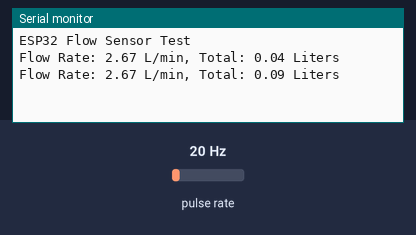
Recording of a sketch running on a simulated ESP32. On the bench: the last lines printed to the serial monitor. Wiring (inferred from the names in the program): pulse sensor: data GPIO 2. Inputs (shaded band) come from the test bench; at power-on: pulse rate 20 Hz.

Above: at 2.2 s.
2.3 s: pulse rate (sensor on GPIO 2) set to 4 Hz
At 3.6 s:
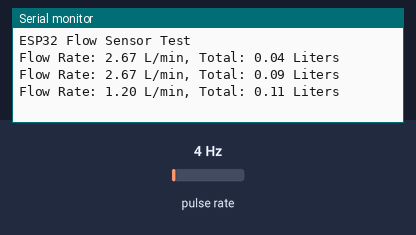
3.8 s: pulse rate (sensor on GPIO 2) set to 50 Hz
At 4.8 s:
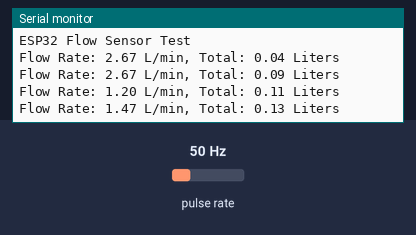
Timing chart, 0 to 6.8 s (numbered marks = the images above; inputs shaded):
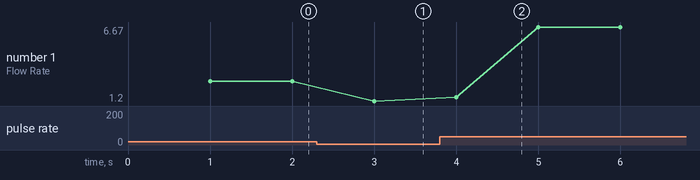

Measured:
- after the input at 2.3 s, the serial monitor: prints a new line after 0.70 s (image 1)
- after the input at 3.8 s, the serial monitor: prints a new line after 0.20 s (image 2)
- plotted number 1: 2.67 → 1.2 after the input at 2.3 s, 1.2 → 6.67 after the input at 3.8 s

The sketch:

test_fuel_sensor_nov9.ino
```cpp
// #include <LiquidCrystal.h>

// LCD pin configuration (adjust if needed)
// LiquidCrystal lcd(7, 8, 9, 10, 11, 12);

// Flow sensor pin
#define FLOWSENSORPIN 2

// Pulse counter
volatile uint16_t pulses = 0;

// Timing variables
unsigned long oldTime = 0;
float flowRate = 0.0;
float liters = 0.0;

// Interrupt service routine
void IRAM_ATTR flowISR() {
  pulses++;
}

void setup() {
  Serial.begin(115200);
  Serial.println("ESP32 Flow Sensor Test");

  // lcd.begin(16, 2);
  // lcd.setCursor(0, 0);
  // lcd.print("Initializing...");

  pinMode(FLOWSENSORPIN, INPUT_PULLUP);
  attachInterrupt(digitalPinToInterrupt(FLOWSENSORPIN), flowISR, RISING);

  delay(1000);
  // lcd.clear();
}

void loop() {
  unsigned long currentTime = millis();
  unsigned long elapsedTime = currentTime - oldTime;

  if (elapsedTime >= 1000) { // Update every second
    flowRate = (pulses / 7.5); // Hz to L/min for plastic sensor
    liters += (flowRate / 60.0); // L/min to Liters per second

    // lcd.setCursor(0, 0);
    // lcd.print("Rate: ");
    // lcd.print(flowRate, 2);
    // lcd.print(" L/min");

    // lcd.setCursor(0, 1);
    // lcd.print("Total: ");
    // lcd.print(liters, 2);
    // lcd.print(" L     ");

    Serial.print("Flow Rate: ");
    Serial.print(flowRate, 2);
    Serial.print(" L/min, Total: ");
    Serial.print(liters, 2);
    Serial.println(" Liters");

    pulses = 0;
    oldTime = currentTime;
  }
}
```
